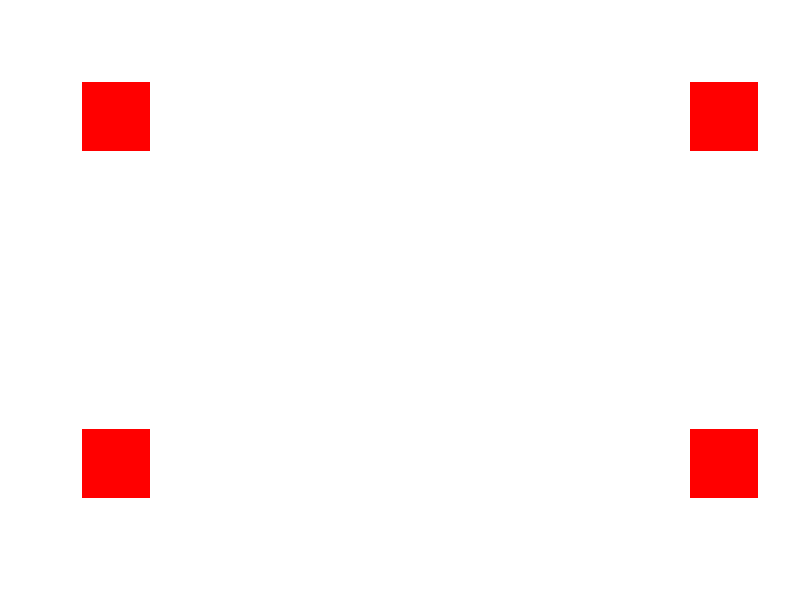
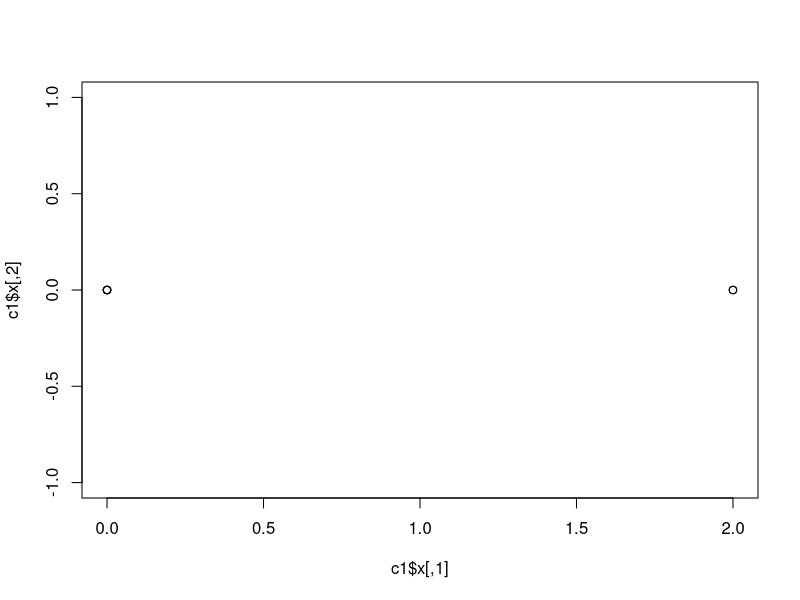

Recreate these plots in R, in order.
random_infect <- function(nrow = 6, ncol = 10, prob = 0.1) {
  # calculate total # of cells & number of people infected
  total_cells <- nrow * ncol
  num_infected <- round(total_cells * prob)
  
  # use those to create vector
  initial_states <- c(rep(1, num_infected), rep(0, total_cells - num_infected))
  
  # shuffle the vector to randomize data
  initial_states <- sample(initial_states)
  
  # convert the vector to a matrix to represent a grid, return
  grid <- matrix(initial_states, nrow = nrow, ncol = ncol)
  grid
}


infect_corners <- function(nrow = 6, ncol = 10){
  x <- matrix(0, nrow = nrow, ncol = ncol)
  x[1, 1] <- 1
  x[1, ncol] <- 1
  x[nrow, 1] <- 1
  x[nrow, ncol] <- 1
  
  # This will allow plot(x) to work (later)
  # TODO: Add this to all other functions that create or modify these matrices.
  class(x) <- c("SIRmatrix", class(x))
  x
}


plot.SIRmatrix = function(x, col = c("white","red", "gray"), ...) {
  # ... means pass through every other argument on to the next function
  rows <- seq(nrow(x))
  x2 <- t(x[rev(rows), ])
  image(x2, zlim=c(0,2), col = col, axes = FALSE, ...)
}


step <- function(x, prob = 0.125){
  
  # make a slightly bigger matrix, so we don't have to worry about the boundaries.
  nr2 = nrow(x) + 2
  nc2 = ncol(x) + 2
  x2 <- matrix(0, nrow = nr2, ncol = nc2)
  infected <- which(x == 1, arr.ind = TRUE) + 1
  ni <- nrow(infected)
  
  directions <- c(-1, 0, 1)
  # Don't worry about cells that are already infected or removed
  for(i in directions){
    for(j in directions){
      infect_ij <- infected
      infect_ij[, "row"] <- infect_ij[, "row"] + i
      infect_ij[, "col"] <- infect_ij[, "col"] + j
      new_inf_rows <- sample(c(TRUE, FALSE), size = ni,
                             prob = c(prob, 1-prob), replace = TRUE)
      new_infect <- infect_ij[new_inf_rows, , drop = FALSE]
      x2[new_infect] <- 1
    }
  }
  
  # Remove the edges from the too big matrix
  result <- x2[-c(1, nr2), -c(1, nc2)]
  
  # Fix the cells that are already infected or removed
  result[1 <= x] <- 2
  result
}


simulate_sir <- function(x, prob = 0.125){
  count <- 0
  while(any(x == 1)){
    x <- step(x, prob)
    count <- count + 1
  }
  list(x = x, count = count, prob = prob, prop_infected = mean(x==2))
}


# For vignette show usage:
x0 <- random_infect()
x1 <- step(x0)

c0 <- infect_corners()
plot(c0)

c1 <- simulate_sir(c0)

# TODO: Change the class of x so we see the correct plot
plot(c1$x)